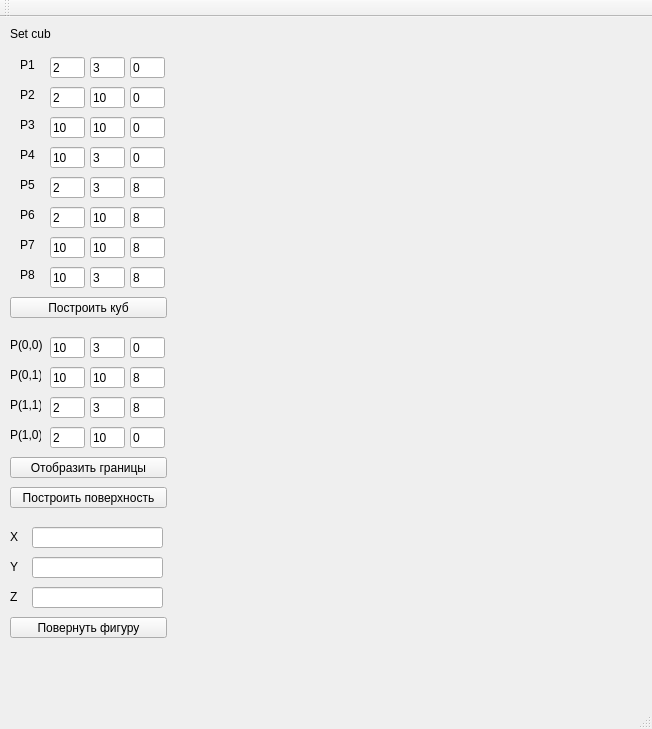
<?xml version="1.0" encoding="UTF-8"?>
<ui version="4.0">
 <class>MainWindow</class>
 <widget class="QMainWindow" name="MainWindow">
  <property name="geometry">
   <rect>
    <x>0</x>
    <y>0</y>
    <width>652</width>
    <height>729</height>
   </rect>
  </property>
  <property name="windowTitle">
   <string>MainWindow</string>
  </property>
  <widget class="QWidget" name="centralWidget">
   <widget class="QLabel" name="label">
    <property name="geometry">
     <rect>
      <x>10</x>
      <y>10</y>
      <width>47</width>
      <height>13</height>
     </rect>
    </property>
    <property name="text">
     <string>Set cub</string>
    </property>
   </widget>
   <widget class="QLabel" name="label_2">
    <property name="geometry">
     <rect>
      <x>20</x>
      <y>40</y>
      <width>21</width>
      <height>16</height>
     </rect>
    </property>
    <property name="text">
     <string>P1</string>
    </property>
   </widget>
   <widget class="QLineEdit" name="P1xCub">
    <property name="geometry">
     <rect>
      <x>50</x>
      <y>40</y>
      <width>35</width>
      <height>21</height>
     </rect>
    </property>
    <property name="text">
     <string>2</string>
    </property>
   </widget>
   <widget class="QLineEdit" name="P1yCub">
    <property name="geometry">
     <rect>
      <x>90</x>
      <y>40</y>
      <width>35</width>
      <height>21</height>
     </rect>
    </property>
    <property name="text">
     <string>3</string>
    </property>
   </widget>
   <widget class="QLineEdit" name="P2xCub">
    <property name="geometry">
     <rect>
      <x>50</x>
      <y>70</y>
      <width>35</width>
      <height>21</height>
     </rect>
    </property>
    <property name="text">
     <string>2</string>
    </property>
   </widget>
   <widget class="QLabel" name="label_3">
    <property name="geometry">
     <rect>
      <x>20</x>
      <y>70</y>
      <width>21</width>
      <height>16</height>
     </rect>
    </property>
    <property name="text">
     <string>P2</string>
    </property>
   </widget>
   <widget class="QLineEdit" name="P2yCub">
    <property name="geometry">
     <rect>
      <x>90</x>
      <y>70</y>
      <width>35</width>
      <height>21</height>
     </rect>
    </property>
    <property name="text">
     <string>10</string>
    </property>
   </widget>
   <widget class="QLineEdit" name="P3xCub">
    <property name="geometry">
     <rect>
      <x>50</x>
      <y>100</y>
      <width>35</width>
      <height>21</height>
     </rect>
    </property>
    <property name="text">
     <string>10</string>
    </property>
   </widget>
   <widget class="QLabel" name="label_4">
    <property name="geometry">
     <rect>
      <x>20</x>
      <y>100</y>
      <width>21</width>
      <height>16</height>
     </rect>
    </property>
    <property name="text">
     <string>P3</string>
    </property>
   </widget>
   <widget class="QLineEdit" name="P3yCub">
    <property name="geometry">
     <rect>
      <x>90</x>
      <y>100</y>
      <width>35</width>
      <height>21</height>
     </rect>
    </property>
    <property name="text">
     <string>10</string>
    </property>
   </widget>
   <widget class="QLineEdit" name="P4xCub">
    <property name="geometry">
     <rect>
      <x>50</x>
      <y>130</y>
      <width>35</width>
      <height>21</height>
     </rect>
    </property>
    <property name="text">
     <string>10</string>
    </property>
   </widget>
   <widget class="QLabel" name="label_5">
    <property name="geometry">
     <rect>
      <x>20</x>
      <y>130</y>
      <width>21</width>
      <height>16</height>
     </rect>
    </property>
    <property name="text">
     <string>P4</string>
    </property>
   </widget>
   <widget class="QLineEdit" name="P4yCub">
    <property name="geometry">
     <rect>
      <x>90</x>
      <y>130</y>
      <width>35</width>
      <height>21</height>
     </rect>
    </property>
    <property name="text">
     <string>3</string>
    </property>
   </widget>
   <widget class="QLineEdit" name="P5yCub">
    <property name="geometry">
     <rect>
      <x>90</x>
      <y>160</y>
      <width>35</width>
      <height>21</height>
     </rect>
    </property>
    <property name="text">
     <string>3</string>
    </property>
   </widget>
   <widget class="QLineEdit" name="P5xCub">
    <property name="geometry">
     <rect>
      <x>50</x>
      <y>160</y>
      <width>35</width>
      <height>21</height>
     </rect>
    </property>
    <property name="text">
     <string>2</string>
    </property>
   </widget>
   <widget class="QLabel" name="label_6">
    <property name="geometry">
     <rect>
      <x>20</x>
      <y>160</y>
      <width>21</width>
      <height>16</height>
     </rect>
    </property>
    <property name="text">
     <string>P5</string>
    </property>
   </widget>
   <widget class="QLineEdit" name="P6yCub">
    <property name="geometry">
     <rect>
      <x>90</x>
      <y>190</y>
      <width>35</width>
      <height>21</height>
     </rect>
    </property>
    <property name="text">
     <string>10</string>
    </property>
   </widget>
   <widget class="QLineEdit" name="P6xCub">
    <property name="geometry">
     <rect>
      <x>50</x>
      <y>190</y>
      <width>35</width>
      <height>21</height>
     </rect>
    </property>
    <property name="text">
     <string>2</string>
    </property>
   </widget>
   <widget class="QLabel" name="label_7">
    <property name="geometry">
     <rect>
      <x>20</x>
      <y>190</y>
      <width>21</width>
      <height>16</height>
     </rect>
    </property>
    <property name="text">
     <string>P6</string>
    </property>
   </widget>
   <widget class="QLineEdit" name="P7yCub">
    <property name="geometry">
     <rect>
      <x>90</x>
      <y>220</y>
      <width>35</width>
      <height>21</height>
     </rect>
    </property>
    <property name="text">
     <string>10</string>
    </property>
   </widget>
   <widget class="QLineEdit" name="P7xCub">
    <property name="geometry">
     <rect>
      <x>50</x>
      <y>220</y>
      <width>35</width>
      <height>21</height>
     </rect>
    </property>
    <property name="text">
     <string>10</string>
    </property>
   </widget>
   <widget class="QLabel" name="label_8">
    <property name="geometry">
     <rect>
      <x>20</x>
      <y>220</y>
      <width>21</width>
      <height>16</height>
     </rect>
    </property>
    <property name="text">
     <string>P7</string>
    </property>
   </widget>
   <widget class="QLineEdit" name="P8yCub">
    <property name="geometry">
     <rect>
      <x>90</x>
      <y>250</y>
      <width>35</width>
      <height>21</height>
     </rect>
    </property>
    <property name="text">
     <string>3</string>
    </property>
   </widget>
   <widget class="QLineEdit" name="P8xCub">
    <property name="geometry">
     <rect>
      <x>50</x>
      <y>250</y>
      <width>35</width>
      <height>21</height>
     </rect>
    </property>
    <property name="text">
     <string>10</string>
    </property>
   </widget>
   <widget class="QLabel" name="label_9">
    <property name="geometry">
     <rect>
      <x>20</x>
      <y>250</y>
      <width>21</width>
      <height>16</height>
     </rect>
    </property>
    <property name="text">
     <string>P8</string>
    </property>
   </widget>
   <widget class="QPushButton" name="buildCub">
    <property name="geometry">
     <rect>
      <x>10</x>
      <y>280</y>
      <width>157</width>
      <height>21</height>
     </rect>
    </property>
    <property name="text">
     <string>Построить куб</string>
    </property>
   </widget>
   <widget class="QLineEdit" name="P1zCub">
    <property name="geometry">
     <rect>
      <x>130</x>
      <y>40</y>
      <width>35</width>
      <height>21</height>
     </rect>
    </property>
    <property name="text">
     <string>0</string>
    </property>
   </widget>
   <widget class="QLineEdit" name="P2zCub">
    <property name="geometry">
     <rect>
      <x>130</x>
      <y>70</y>
      <width>35</width>
      <height>21</height>
     </rect>
    </property>
    <property name="text">
     <string>0</string>
    </property>
   </widget>
   <widget class="QLineEdit" name="P3zCub">
    <property name="geometry">
     <rect>
      <x>130</x>
      <y>100</y>
      <width>35</width>
      <height>21</height>
     </rect>
    </property>
    <property name="text">
     <string>0</string>
    </property>
   </widget>
   <widget class="QLineEdit" name="P4zCub">
    <property name="geometry">
     <rect>
      <x>130</x>
      <y>130</y>
      <width>35</width>
      <height>21</height>
     </rect>
    </property>
    <property name="text">
     <string>0</string>
    </property>
   </widget>
   <widget class="QLineEdit" name="P5zCub">
    <property name="geometry">
     <rect>
      <x>130</x>
      <y>160</y>
      <width>35</width>
      <height>21</height>
     </rect>
    </property>
    <property name="text">
     <string>8</string>
    </property>
   </widget>
   <widget class="QLineEdit" name="P6zCub">
    <property name="geometry">
     <rect>
      <x>130</x>
      <y>190</y>
      <width>35</width>
      <height>21</height>
     </rect>
    </property>
    <property name="text">
     <string>8</string>
    </property>
   </widget>
   <widget class="QLineEdit" name="P7zCub">
    <property name="geometry">
     <rect>
      <x>130</x>
      <y>220</y>
      <width>35</width>
      <height>21</height>
     </rect>
    </property>
    <property name="text">
     <string>8</string>
    </property>
   </widget>
   <widget class="QLineEdit" name="P8zCub">
    <property name="geometry">
     <rect>
      <x>130</x>
      <y>250</y>
      <width>35</width>
      <height>21</height>
     </rect>
    </property>
    <property name="text">
     <string>8</string>
    </property>
   </widget>
   <widget class="QLineEdit" name="P00xCub">
    <property name="geometry">
     <rect>
      <x>50</x>
      <y>320</y>
      <width>35</width>
      <height>21</height>
     </rect>
    </property>
    <property name="text">
     <string>10</string>
    </property>
   </widget>
   <widget class="QLineEdit" name="P11xCub">
    <property name="geometry">
     <rect>
      <x>50</x>
      <y>380</y>
      <width>35</width>
      <height>21</height>
     </rect>
    </property>
    <property name="text">
     <string>2</string>
    </property>
   </widget>
   <widget class="QLineEdit" name="P00zCub">
    <property name="geometry">
     <rect>
      <x>130</x>
      <y>320</y>
      <width>35</width>
      <height>21</height>
     </rect>
    </property>
    <property name="text">
     <string>0</string>
    </property>
   </widget>
   <widget class="QLineEdit" name="P10xCub">
    <property name="geometry">
     <rect>
      <x>50</x>
      <y>410</y>
      <width>35</width>
      <height>21</height>
     </rect>
    </property>
    <property name="text">
     <string>2</string>
    </property>
   </widget>
   <widget class="QLabel" name="label_10">
    <property name="geometry">
     <rect>
      <x>10</x>
      <y>380</y>
      <width>31</width>
      <height>16</height>
     </rect>
    </property>
    <property name="text">
     <string>P(1,1)</string>
    </property>
   </widget>
   <widget class="QLabel" name="label_11">
    <property name="geometry">
     <rect>
      <x>10</x>
      <y>320</y>
      <width>41</width>
      <height>16</height>
     </rect>
    </property>
    <property name="text">
     <string>P(0,0)</string>
    </property>
   </widget>
   <widget class="QLineEdit" name="P01xCub">
    <property name="geometry">
     <rect>
      <x>50</x>
      <y>350</y>
      <width>35</width>
      <height>21</height>
     </rect>
    </property>
    <property name="text">
     <string>10</string>
    </property>
   </widget>
   <widget class="QLabel" name="label_12">
    <property name="geometry">
     <rect>
      <x>10</x>
      <y>410</y>
      <width>31</width>
      <height>16</height>
     </rect>
    </property>
    <property name="text">
     <string>P(1,0)</string>
    </property>
   </widget>
   <widget class="QLineEdit" name="P11yCub">
    <property name="geometry">
     <rect>
      <x>90</x>
      <y>380</y>
      <width>35</width>
      <height>21</height>
     </rect>
    </property>
    <property name="text">
     <string>3</string>
    </property>
   </widget>
   <widget class="QLabel" name="label_13">
    <property name="geometry">
     <rect>
      <x>10</x>
      <y>350</y>
      <width>31</width>
      <height>16</height>
     </rect>
    </property>
    <property name="text">
     <string>P(0,1)</string>
    </property>
   </widget>
   <widget class="QLineEdit" name="P01yCub">
    <property name="geometry">
     <rect>
      <x>90</x>
      <y>350</y>
      <width>35</width>
      <height>21</height>
     </rect>
    </property>
    <property name="text">
     <string>10</string>
    </property>
   </widget>
   <widget class="QLineEdit" name="P10yCub">
    <property name="geometry">
     <rect>
      <x>90</x>
      <y>410</y>
      <width>35</width>
      <height>21</height>
     </rect>
    </property>
    <property name="text">
     <string>10</string>
    </property>
   </widget>
   <widget class="QLineEdit" name="P00yCub">
    <property name="geometry">
     <rect>
      <x>90</x>
      <y>320</y>
      <width>35</width>
      <height>21</height>
     </rect>
    </property>
    <property name="text">
     <string>3</string>
    </property>
   </widget>
   <widget class="QLineEdit" name="P10zCub">
    <property name="geometry">
     <rect>
      <x>130</x>
      <y>410</y>
      <width>35</width>
      <height>21</height>
     </rect>
    </property>
    <property name="text">
     <string>0</string>
    </property>
   </widget>
   <widget class="QLineEdit" name="P01zCub">
    <property name="geometry">
     <rect>
      <x>130</x>
      <y>350</y>
      <width>35</width>
      <height>21</height>
     </rect>
    </property>
    <property name="text">
     <string>8</string>
    </property>
   </widget>
   <widget class="QLineEdit" name="P11zCub">
    <property name="geometry">
     <rect>
      <x>130</x>
      <y>380</y>
      <width>35</width>
      <height>21</height>
     </rect>
    </property>
    <property name="text">
     <string>8</string>
    </property>
   </widget>
   <widget class="QPushButton" name="displayBoundaries">
    <property name="geometry">
     <rect>
      <x>10</x>
      <y>440</y>
      <width>157</width>
      <height>21</height>
     </rect>
    </property>
    <property name="text">
     <string>Отобразить границы</string>
    </property>
   </widget>
   <widget class="QPushButton" name="buildSurface">
    <property name="geometry">
     <rect>
      <x>10</x>
      <y>470</y>
      <width>157</width>
      <height>21</height>
     </rect>
    </property>
    <property name="text">
     <string>Построить поверхность</string>
    </property>
   </widget>
   <widget class="QLabel" name="label_14">
    <property name="geometry">
     <rect>
      <x>10</x>
      <y>512</y>
      <width>21</width>
      <height>16</height>
     </rect>
    </property>
    <property name="text">
     <string>X</string>
    </property>
   </widget>
   <widget class="QLineEdit" name="angleTurnX">
    <property name="geometry">
     <rect>
      <x>32</x>
      <y>510</y>
      <width>131</width>
      <height>21</height>
     </rect>
    </property>
   </widget>
   <widget class="QLabel" name="label_15">
    <property name="geometry">
     <rect>
      <x>10</x>
      <y>542</y>
      <width>21</width>
      <height>16</height>
     </rect>
    </property>
    <property name="text">
     <string>Y</string>
    </property>
   </widget>
   <widget class="QLineEdit" name="angleTurnY">
    <property name="geometry">
     <rect>
      <x>32</x>
      <y>540</y>
      <width>131</width>
      <height>21</height>
     </rect>
    </property>
   </widget>
   <widget class="QLabel" name="label_16">
    <property name="geometry">
     <rect>
      <x>10</x>
      <y>572</y>
      <width>21</width>
      <height>16</height>
     </rect>
    </property>
    <property name="text">
     <string>Z</string>
    </property>
   </widget>
   <widget class="QLineEdit" name="angleTurnZ">
    <property name="geometry">
     <rect>
      <x>32</x>
      <y>570</y>
      <width>131</width>
      <height>21</height>
     </rect>
    </property>
   </widget>
   <widget class="QPushButton" name="turnSurface">
    <property name="geometry">
     <rect>
      <x>10</x>
      <y>600</y>
      <width>157</width>
      <height>21</height>
     </rect>
    </property>
    <property name="text">
     <string>Повернуть фигуру</string>
    </property>
   </widget>
  </widget>
  <widget class="QMenuBar" name="menuBar">
   <property name="geometry">
    <rect>
     <x>0</x>
     <y>0</y>
     <width>652</width>
     <height>20</height>
    </rect>
   </property>
  </widget>
  <widget class="QToolBar" name="mainToolBar">
   <attribute name="toolBarArea">
    <enum>TopToolBarArea</enum>
   </attribute>
   <attribute name="toolBarBreak">
    <bool>false</bool>
   </attribute>
  </widget>
  <widget class="QStatusBar" name="statusBar"/>
 </widget>
 <layoutdefault spacing="6" margin="11"/>
 <resources/>
 <connections/>
</ui>
